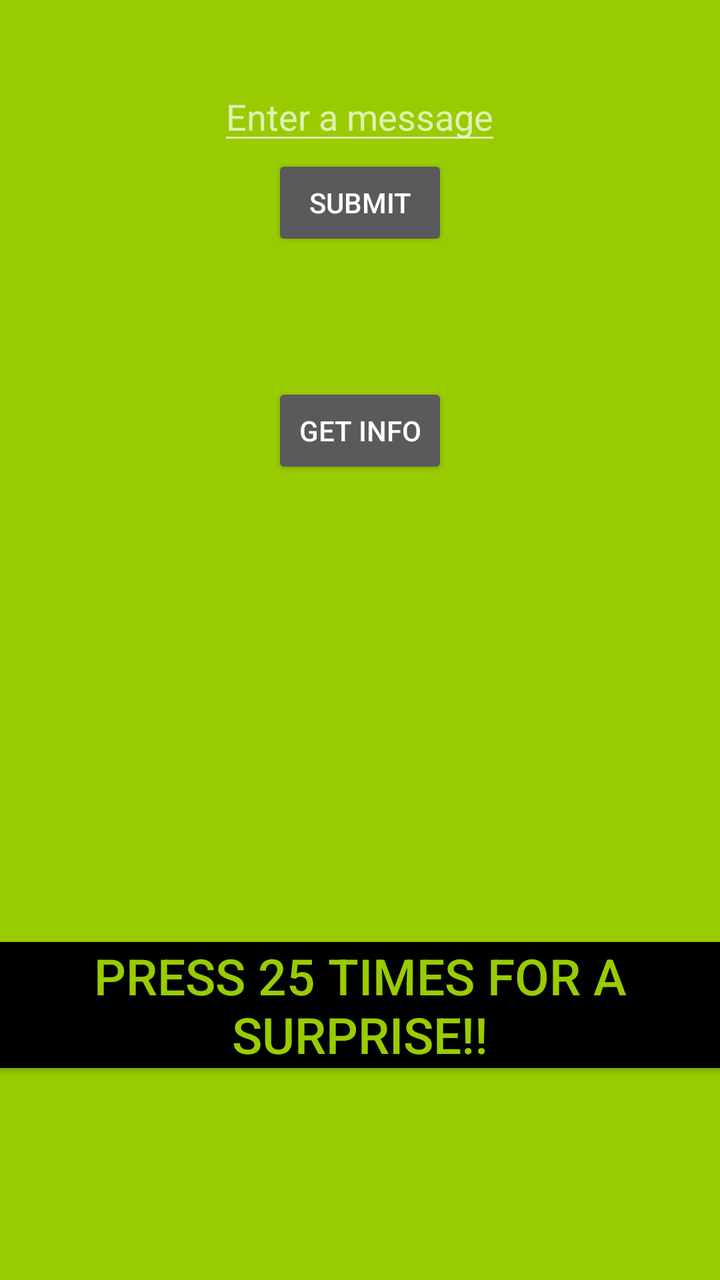
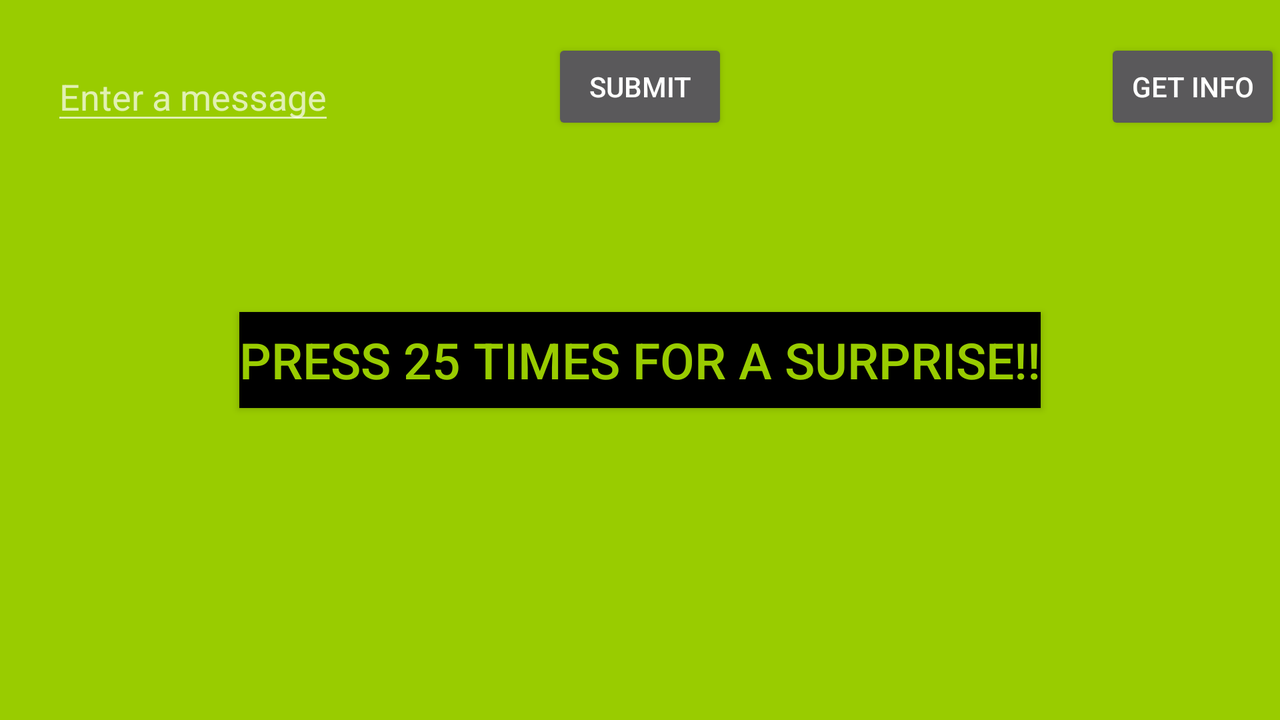

Compare how this app lays out the same screen by default and in its alternative resource folder. The renders come first, then the two layout files and the values they reference.
<!-- AndroidManifest.xml: application theme CustomActionBarTheme -->
<!-- res/layout/activity_main.xml -->
<RelativeLayout xmlns:android="http://schemas.android.com/apk/res/android"
                xmlns:tools="http://schemas.android.com/tools"
                android:id="@+id/activity_main_portrait"
                android:layout_width="match_parent"
                android:layout_height="match_parent"
                android:paddingLeft="@dimen/activity_horizontal_margin"
                android:paddingRight="@dimen/activity_horizontal_margin"
                android:paddingTop="@dimen/activity_vertical_margin"
                android:paddingBottom="@dimen/activity_vertical_margin"
                tools:context=".MainActivity"
                android:background="@android:color/holo_green_light">

    <LinearLayout
        android:focusable="true"
        android:focusableInTouchMode="true"
        android:layout_width="0px"
        android:layout_height="0px" />

    <EditText
        android:layout_width="wrap_content"
        android:layout_height="wrap_content"
        android:id="@+id/editText"
        android:hint="@string/edit_text_hint"
        android:layout_alignParentTop="true"
        android:layout_centerHorizontal="true"
        android:layout_marginTop="36dp"/>

    <Button
        android:layout_width="wrap_content"
        android:layout_height="wrap_content"
        android:text="@string/button_submit"
        android:id="@+id/button_submit"
        android:layout_below="@+id/editText"
        android:layout_centerHorizontal="true"/>

    <Button
        android:layout_width="wrap_content"
        android:layout_height="wrap_content"
        android:text="@string/button_info"
        android:id="@+id/button_info"
        android:layout_marginTop="66dp"
        android:layout_below="@+id/button_submit"
        android:layout_centerHorizontal="true"/>

    <TextView
        android:layout_width="wrap_content"
        android:layout_height="wrap_content"
        android:id="@+id/messageTextView"
        android:layout_alignParentBottom="true"
        android:layout_centerHorizontal="true"
        android:layout_marginBottom="43dp"
        android:textSize="20dp"/>

    <Button
        android:layout_width="wrap_content"
        android:layout_height="wrap_content"
        android:text="@string/button_clicker"
        android:id="@+id/button_clicker"
        android:layout_above="@+id/messageTextView"
        android:layout_centerHorizontal="true"
        android:layout_marginBottom="36dp"
        android:textSize="25dp"
        android:background="@android:color/black"
        android:textColor="@android:color/holo_green_light"/>

    <TextView
        android:layout_width="wrap_content"
        android:layout_height="wrap_content"
        android:id="@+id/textView_punchIt"
        android:layout_below="@+id/button_submit"
        android:layout_centerHorizontal="true"
        android:textSize="32dp"/>

</RelativeLayout>
<!-- resources referenced by this layout -->
<resources>
  <string name="button_clicker">Press 25 times for a SURPRISE!!</string>
  <string name="button_info">Get Info</string>
  <string name="button_submit">Submit</string>
  <string name="edit_text_hint">Enter a message</string>
  <style name="CustomActionBarTheme" parent="@style/Theme.AppCompat">
          <item name="android:actionBarStyle">@style/MyActionBar</item>
          <item name="android:actionBarTabTextStyle">@style/MyActionBarTabText</item>
          <item name="android:actionMenuTextColor">@color/actionbar_text</item>
  
          
          <item name="actionBarStyle">@style/MyActionBar</item>
          <item name="actionBarTabTextStyle">@style/MyActionBarTabText</item>
          <item name="actionMenuTextColor">@color/actionbar_text</item>
  
      </style>
  <style name="MyActionBar" parent="@style/Widget.AppCompat.ActionBar">
          <item name="android:titleTextStyle">@style/MyActionBarTitleText</item>
          <item name="android:background">@color/actionbar_background_color</item>
  
          
          <item name="titleTextStyle">@style/MyActionBarTitleText</item>
          <item name="background">@color/actionbar_background_color</item>
      </style>
  <style name="MyActionBarTabText" parent="@style/Widget.AppCompat.ActionBar.TabText">
          <item name="android:textColor">@color/actionbar_text</item>
          
      </style>
  <color name="actionbar_text">#4422FF</color>
  <style name="MyActionBarTitleText" parent="@style/TextAppearance.AppCompat.Widget.ActionBar.Title">
          <item name="android:textColor">@color/actionbar_text</item>
          
      </style>
  <color name="actionbar_background_color">#FF556B2F</color>
</resources>
<!-- res/layout-land/activity_main.xml (the repository's variant of the layout above) -->
<!-- drawn on the phone turned sideways -->
<RelativeLayout xmlns:android="http://schemas.android.com/apk/res/android"
                xmlns:tools="http://schemas.android.com/tools"
                android:id="@+id/activity_main_landscape"
                android:layout_width="match_parent"
                android:layout_height="match_parent"
                android:paddingLeft="@dimen/activity_horizontal_margin"
                android:paddingRight="@dimen/activity_horizontal_margin"
                android:paddingTop="@dimen/activity_vertical_margin"
                android:paddingBottom="@dimen/activity_vertical_margin"
                tools:context=".MainActivity"
                android:background="@android:color/holo_green_light">

    <LinearLayout
        android:focusable="true"
        android:focusableInTouchMode="true"
        android:layout_width="0px"
        android:layout_height="0px" />

    <EditText
        android:layout_width="wrap_content"
        android:layout_height="wrap_content"
        android:id="@+id/editText"
        android:hint="@string/edit_text_hint"
        android:layout_marginTop="26dp"
        android:layout_alignParentTop="true"
        android:layout_alignParentLeft="true"
        android:layout_alignParentStart="true"
        android:layout_marginLeft="26dp"
        android:layout_marginStart="26dp"/>

    <Button
        android:layout_width="wrap_content"
        android:layout_height="wrap_content"
        android:text="@string/button_submit"
        android:id="@+id/button_submit"
        android:layout_above="@+id/textView_punchIt"
        android:layout_centerHorizontal="true"/>

    <Button
        android:layout_width="wrap_content"
        android:layout_height="wrap_content"
        android:text="@string/button_info"
        android:id="@+id/button_info"
        android:layout_alignTop="@+id/button_submit"
        android:layout_alignParentRight="true"
        android:layout_alignParentEnd="true"/>

    <TextView
        android:layout_width="wrap_content"
        android:layout_height="wrap_content"
        android:id="@+id/messageTextView"
        android:textSize="20dp"
        android:layout_below="@+id/button_clicker"
        android:layout_centerHorizontal="true"
        android:layout_marginTop="36dp"/>

    <Button
        android:layout_width="wrap_content"
        android:layout_height="wrap_content"
        android:text="@string/button_clicker"
        android:id="@+id/button_clicker"
        android:textSize="25dp"
        android:background="@android:color/black"
        android:textColor="@android:color/holo_green_light"
        android:layout_centerVertical="true"
        android:layout_centerHorizontal="true"/>

    <TextView
        android:layout_width="wrap_content"
        android:layout_height="wrap_content"
        android:id="@+id/textView_punchIt"
        android:textSize="32dp"
        android:layout_below="@+id/editText"
        android:layout_centerHorizontal="true"
        android:layout_marginTop="29dp"/>

</RelativeLayout>
